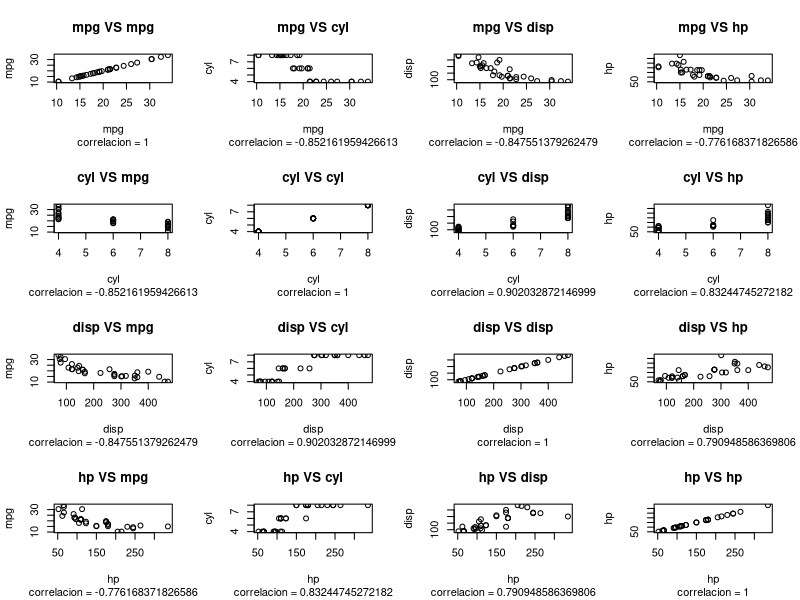
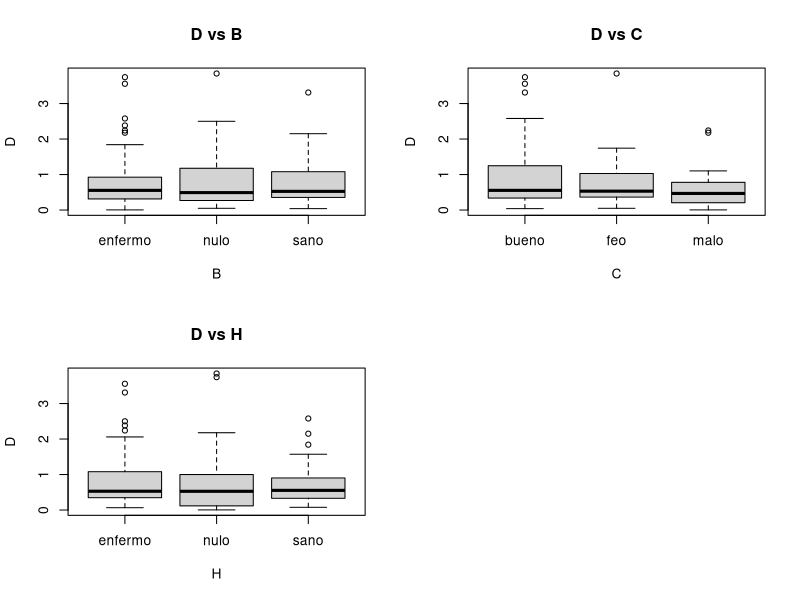
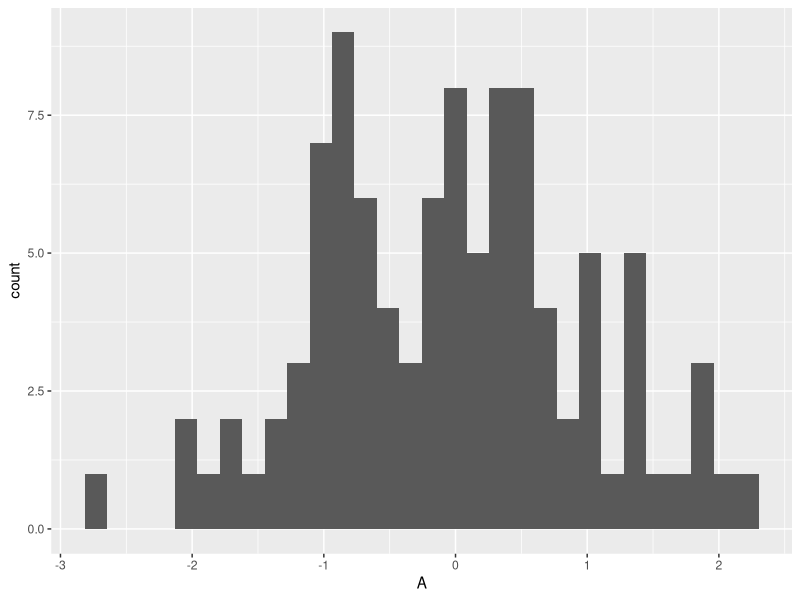
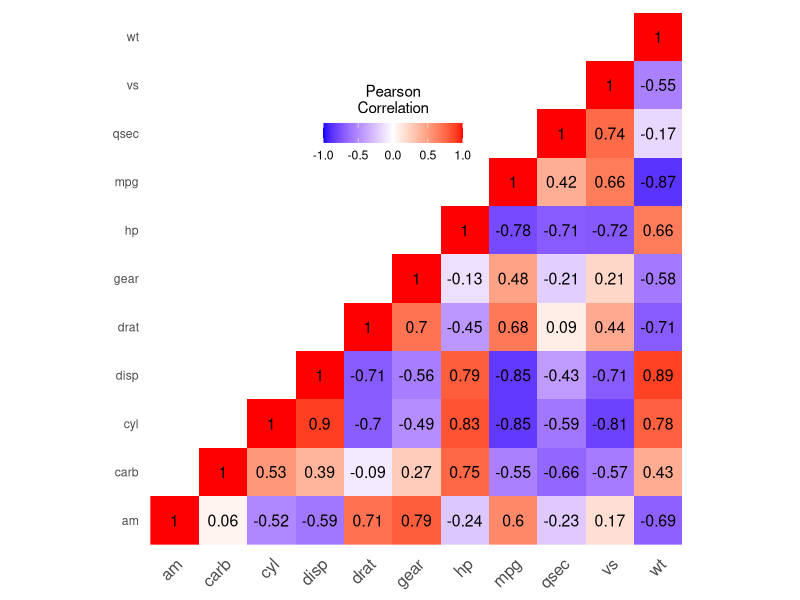
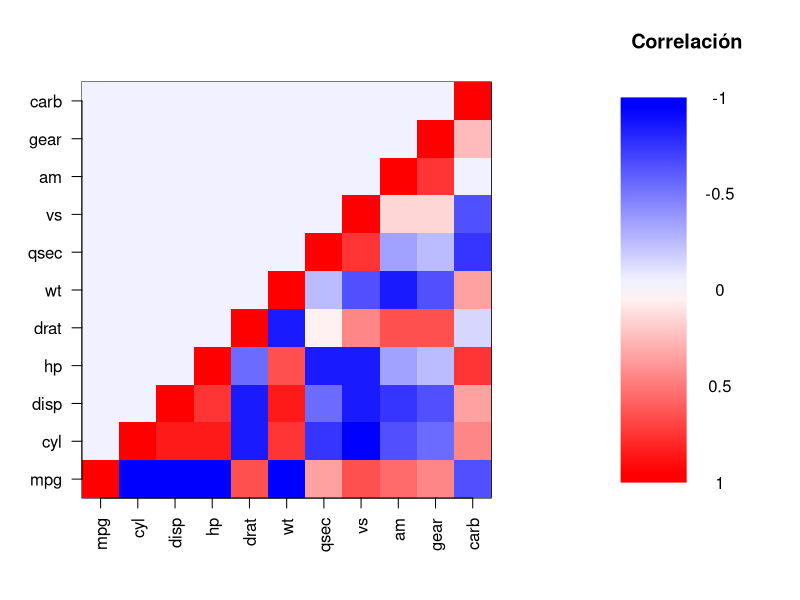

Recreate these plots in R, in order. (Note: this script raises an error after producing the figures.)
n = 100
data <- data.frame(list(A=rnorm(n),
                        B=as.factor(sample(c("enfermo","sano","nulo"),n,
                                           replace=TRUE,prob=c(0.5,0.25,0.25))),
                        C=as.factor(sample(c("bueno","feo","malo"),n,
                                           replace=TRUE,prob=c(0.5,0.25,0.25))),
                        D=rgamma(n,1,1),
                        E=rgamma(n,1,1),
                        H=as.factor(sample(c("enfermo","sano","nulo"),n,
                                             replace=TRUE,prob=c(0.5,0.25,0.25)))))
# Se define un dataframe con 100 observaciones,
# 3 variables numéricas continuas y 2 variables discretas. 


correlation <- function(data){ #Se define la función que creará un plot de
#correlación con todas la variables numéricas presentes en data. Esta función
#hace uso del paquete gráfico básico de R. 
  tipos <- sapply(data, function(x){
    is.numeric(x)
  })#Se itera sobre las columnas del data.frame, comprobando si esta es númerica
# el resultado es un vector de tipo lógico.
  
  numeric_names <- names(data)[tipos] # se selecciónan los nombres de las 
#  columnas que poseen datos de tipo numérico
  if (length(numeric_names )<= 5){ # se comprueba que el número de variables
#sea menor que 5. En este caso se realizará un plot de correlación mediante
#un panel en el que se representan, mediante scatter plot, todas las
#convinaciones de variables numéricas de tamaño 2. 
  par(mfrow=c(length(numeric_names),length(numeric_names)))#se ajusta la distri_
#bución de los plots.
  for (x in numeric_names){
    for (y in numeric_names){
     
      plot(data[[x]],data[[y]],xlab="",ylab="")#Se crean los plots que enfrentan
# a las variables.
      title(main=paste(x,"VS",y), 
            sub = paste("correlacion =",
                        cor(data[[x]],
                            data[[y]])),
            xlab=x, ylab=y)#se añade el título, el titulo de los ejes, así 
# como un subtitulo que indique el valor del indice de correlación. 
    }
  }# Se iterá dos veces sobre el vector numeric_names. 
  }else{
    #stop("Too much to plot")
    matt <- matrix(0, nrow=length(numeric_names),ncol=length(numeric_names))#se
    #crea la matriz que alvergará los coeficientes de correlación
    colnames(matt) <- numeric_names#Se da nombre a las columnas
    rownames(matt) <- numeric_names# Se da nombre a las filas
    for (x in 1:length(numeric_names)){
      for (y in 1:length(numeric_names)){
        matt[x, y] <- cor(data[[x]],data[[y]])
      }
    }#Se iterá sobre el vector numeric_names para calcular los coeficientes de 
    #correlación así como para rellenar matt
    par(mfrow=c(1,1))# Se ajustan el número de plots por ventana
    #matt[nrow(matt):1,]
    colfunc <- colorRampPalette(c("blue","white","red"))#Se crea la funcíon
    #colfunc que devuelve un degradado de colores desde el azula al rojo pasando
    #por el blanco, en un número de pasos igual al valor de su único argumento.
    #Vease uso más adelante. 
    matt[upper.tri(matt)] <- 0 #Se elimina la información repetida de la matriz
    layout(matrix(1:2,ncol=2), width = c(2,1),height = c(1,1))#Se crea un layout
    #que permita representar la matriz de puntos así como la leyenda. 
    image( matt, xaxt= "n", yaxt= "n",col = colfunc(20) )#Se representa la
    #matriz matt con los valores de correlación, coloreados en función de 
    #colfunc
    axis( 1,
          at=seq(0,1,length.out=ncol( matt ) ),
          labels= colnames( matt ), las= 2 )
    axis( 2,
          at=seq(0,1,length.out=nrow( matt ) ),
          labels= rownames( matt ), las= 2)#Se añaden ambos ejes a la imagen
    #crada por la función image
    
    legend_image <- as.raster(matrix(colfunc(20), ncol=1))#Se crea la imagen
    #que indica el valor numérico aproximado de la coloración escogida. 
    plot(c(0,2),c(0,1),type = 'n',
         axes = F,xlab = '', ylab = '', main = 'Correlación')#se crea un plot
    #vacio en el que se situará la leyenda
    text(x=1.5, y = seq(0,1,l=5), labels = seq(-1,1,l=5)[5:1])#Se añade el texto
    #de esta. 
    rasterImage(legend_image, 0, 0, 1,1)#Se generá la imagen en el plot vacio
    #crado anteriormente. 
  }# En caso de que existan demasiadas columnas a representar, el plot de
  #correlación se realiza como una matriz, coloreada en función del indice
  # de correlación. 
  #return(matt)
}
correlation(mtcars[, 1:4])


numeric_categoric <- function(data,variable){ #Se crea una función que
#represente la variable numerica indicada en sus argumentos, en un boxplot
#con los datos agrupados en función de todas la variables categóricas presentes
#en el dataset
  tipos <- sapply(data, function(x){
    is.factor(x)
  })#Se obtiene la posición de las columnas de tipo factor en el data.frame
  
  numeric_names <- names(data)[tipos]#Se seleccionan los nombres de las 
  #variables de tipo factor. 
  n_plots <- length(numeric_names)#Se obtiene la longitud del vector
  #numeric names
  if (n_plots <= 2){
    par(mfrow=c(1, n_plots))
  }else{
    par(mfrow=c(round(sqrt(n_plots)),round(sqrt(n_plots))))
  }#Se crea un layout en función del número de plots en la imagen, si este
  #es inferior a 2, se representan en una única fila, mientras que si es mas que
  #2 se representa en una cuadrícula. 
  for (grp in numeric_names){
    
    
    
    boxplot(data[[variable]] ~ data[[grp]],xlab="", ylab="")
    title(main = paste(variable, "vs", grp), ylab=variable, xlab=grp)#Se crean
    # los boxplot y se añade título a estos. 
  }#Se iterá sobre numeric_names para generar un plot de la variable, agrupada
  #en función de las variables presentes en numeric_names. 
  
}
numeric_categoric(data, "D")


var_description <- function(data, variable, ggplot){#Se crea una función que 
  #genera un plot de la variable indicada del dataset aportado, permitiendo
  #escoger el tipo de motor gráfico que se desea usar. 
  if (ggplot){
    require(ggplot2)
  }#Se carga el paquete ggplot2 en el caso que sea necesario
  par(mfrow=c(1,1))#Se ajusta la disposición de los plots en la pantalla
  if(is.numeric(data[[variable]]) & ggplot == FALSE){
    hist(data[[variable]], xlab="",main="") 
    title(main = paste("Histograma de",variable), xlab=variable)#Se crea un 
    #histograma de la variables indicada con R base, se añade el título 
    #principal y el de el eje x
    print(summary(data[[variable]]))#Se añade un sumario estadístico de la
    #variable
    
  }#Se define una subrutina para cuando la variables es númerica y se quiere
  #graficar con R base
  if(is.factor(data[[variable]]) & ggplot ==FALSE){
    barplot(table(data[[variable]]), xlab="")
    title(main = paste("Barplot de",variable), xlab=variable)#Se crea un
    #gráfico de barras de la variable discreta deseada, se añade el título
    #principal y el de la variable x. 
    print(table(data[[variable]])/nrow(data))#Se muestrán las frecuencias 
    #relativas de la variables a graficar. 
  }#Se define una subrutina para cuando la variables es un factor y se quiere
  #graficar con R base.
  if(is.numeric(data[[variable]]) & ggplot == TRUE){
    j <-ggplot(data, aes_string(x=variable)) + geom_histogram() #Se crea un 
    #histograma haciendo uso de ggplot2
    print(j)#Se imprime la figura generada
    print(summary(data[[variable]]))#Se añade un sumario estadístico de 
    #la variable
  }#Se define una subrutina para cuando la variables es numerica y se quiere
  #graficar con ggplot.
  if(is.factor(data[[variable]]) & ggplot == TRUE){
    gather <- data.frame(categori = names(table(data[[variable]])), 
                         dat = as.vector(table(data[[variable]])))#se crea un 
    #dataframe adicional que facilitará la representación gráfica con ggplot2
    
    j <- ggplot(data=gather, aes(x=categori, y=dat)) +
      geom_bar(stat = "identity") # Se crea un grafico de barras de la variable
    # a graficar con el paquete ggplot2
    print(j)#Se imprime la figura creada
    print(table(data[[variable]])/nrow(data))#Se muestrán las frecuencias 
    #relativas de la variables a graficar. 
  }#Se define una subrutina para cuando la variables es de tipo factor y 
  #se quiere graficar con ggplot.
}
var_description(data, "A", ggplot=TRUE)



correlation_ggplot <- function(data){ # Se crea una función que genera gráficos
  #de correlación para la variables numéricas en el argumento data, usando
  #el motor gráfico ggplot2
  tipos <- sapply(data, function(x){
    is.numeric(x)
  })#Se obtiene la posición de las columnas de tipo numerico en el data.frame
  
  numeric_names <- sort(names(data)[tipos])#Se seleccionan los nombres de las 
  #variables de tipo factor. Notese que se han ordenado los nombres, esto es
  #necesario debido a que ggplot2 ordenará posteriormente las variables a 
  #representar. 
  data_new <- data[,numeric_names] #Se crea un data.frame adicional que
  #facilitará la representación con ggplot2
  correlation_mat <- round(cor(data_new),2)#Se crea la matriz de correlación
  #en este caso con la función cor
  
  correlation_mat[upper.tri(correlation_mat)] <- NA #Se elimina la información
  # de la diagonal superior, pues esta repetida
  correlation_mat <- t(correlation_mat) # Por conveniencia se transpone la 
  #matriz
  
  
  
  melt_corr <- data.frame(list(Var1=rep(numeric_names, length(numeric_names)),
                               Var2=rep(numeric_names, 
                                        rep(length(numeric_names),
                                            length(numeric_names))),
                               value=rep(NA, length(numeric_names)^2)))
  #Se crea un data.frame auxiliar con toda la informacióna representar. Este
  #se encuentra vacio y se rellenará con el bucle for que se encuentra más abajo.
  for (x in 1:nrow(melt_corr)){
    if(!is.na(correlation_mat[melt_corr[x, 2], melt_corr[x,1]])){
      melt_corr[x, 3] <- correlation_mat[melt_corr[x, 2], melt_corr[x,1]]
    }
    }#Se rellena el campo value del dataframe creado con la información presente
  #en correlation_mat gracias a la información aportada por las variables
  #Var1 y Var2
  
  melt_corr$Var1 <- as.factor(melt_corr$Var1)
  melt_corr$Var2 <- as.factor(melt_corr$Var2)
  melt_corr$value <- as.numeric(melt_corr$value)#Se convierten las variables
  #al tipo neceario
  melted_cormat <- melt_corr[!is.na(melt_corr$value),]#Se eliminan los NA
  
   h <- ggplot(data = melted_cormat, aes(Var1, Var2, fill = value))+ #Se definen
    #el data.set de donde saldrán los datos, así como que hacer con cada
    #variable
    geom_raster() + #Se genera un geom de tipo raster, una imagen. 
     scale_fill_gradient2(low = "blue", high = "red", mid = "white", 
                        midpoint = 0, limit = c(-1,1), space = "Lab", 
                         name="Pearson\nCorrelation") + #Se crea una escala
     #de color para usar en la imagen creada con geom_raster. 
     theme_minimal()+ 
     theme(axis.text.x = element_text(angle = 45, vjust = 1, 
                                      size = 12, hjust = 1))+#Se define como se
     #representará la etiqueta del eje x. 
     coord_fixed()#Se fijan las coordenadas del plot creado. 
  j <-  h +
     geom_text(aes(Var1, Var2, label = value), color = "black", size = 4) +
     theme(
       axis.title.x = element_blank(),
       axis.title.y = element_blank(),
       panel.grid.major = element_blank(),
       panel.border = element_blank(),
       panel.background = element_blank(),
       axis.ticks = element_blank(),
       legend.justification = c(1, 0),
       legend.position = c(0.6, 0.7),
       legend.direction = "horizontal")+
     guides(fill = guide_colorbar(barwidth = 7, barheight = 1,
                                  title.position = "top", title.hjust = 0.5))
  #Se añaden los valores del coeficiente de correlación en la posición adecuada.
  print(j)#Se imprime el gráfico creado. 
  
}
correlation_ggplot(mtcars)
correlation(mtcars)

numeric_categoric_ggplot <- function(data, variable){ #Se crea una función que
  #represente la variable numerica indicada en sus argumentos, en un boxplot
  #con los datos agrupados en función de todas la variables categóricas presentes
  #en el dataset
  require(ggplot2)#Se carga ggplot en caso de que no lo este
  tipos <- sapply(data, function(x){
    is.factor(x)
  })#Se obtiene la posición de las columnas de tipo factor en el data.frame
  
  factor_names <- names(data)[tipos]#Se seleccionan los nombres de las variables
  #de tipo factor a representar. 
  data_variables <- rep(factor_names, rep(nrow(data), length(factor_names)))
  #Se genera una columna con el nombre de cada variable categórica repetida
  #tantas veces como observaciones tiene el dataset. 
  data_numeric <- rep(data[[variable]], length(factor_names)) #Se crea una
  #columna con la variable numérica repetida tantas veces como variables
  #catefóricas tenga el dataset. 
  data_factors <- NULL
  for ( x in factor_names){
    
    data_factors <- c(data_factors, as.character(unlist(data[x])))
  }#Se rellena data_factors con el contenido de las columnas categóricas en el,
  #mismo orden que data_variables. 
  
  gather <- data.frame(list(variables=as.factor(data_variables),
                            response=as.numeric(data_numeric),
                            grupos=as.factor(data_factors)))#Se agrupan las 
  #columnas creadas antes, imponiendoles además el tipo de dato que deben ser. 
  p <- ggplot(gather)+
    aes(x=grupos, y=response)+
    geom_boxplot() + 
    facet_grid(. ~ variables,space="free",scale="free") #Se crea un plot de tipo
  #boxplot en función de los grupos de las variables. Estas variables además
  #serán usados para definir el layout del plot. 
  print(p)
  
}




#### ejercicio 2
library(MASS)
library(dplyr)
### En función de la información mostrada en la ayuda del paquete,
#se pasará la variable So a factor todas las demás se pasarán a tipo numérico. 
UScrime_ <- data.frame(lapply(seq_along(UScrime), function(x){
  if (names(UScrime[x]) == "So"){
    x = as.factor(unlist(UScrime[x]))
  }else{
    x = as.numeric(unlist(UScrime[x]))
  }
}))
colnames(UScrime_) <- names(UScrime)

lapply(seq_along(UScrime), function(x){
  if (names(UScrime[x]) == "So"){
    x = as.factor(UScrime[[,x]])
  }else{
    x = as.numeric(UScrime[[,x]])
  }
})

task1 <- dplyr::select(UScrime_,c("M", "So", "Ed","Po1", "Pop","GDP", "U1", "U2")) %>% rename(Desempleo1=U1) %>% rename(Desempleo2=U2)

task2 <- dplyr::select(UScrime_,c("M", "So", "Ed","Po1", "Pop","GDP", "U1", "U2")) %>% 
  rename(Desempleo1=U1) %>% rename(Desempleo2=U2)  %>% filter(So==0 & GDP > 530)
task2
